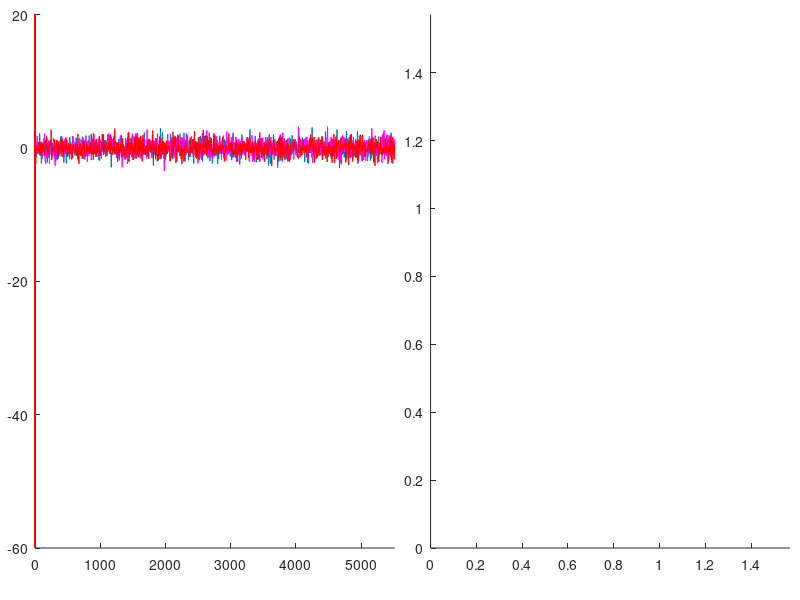

Write the MATLAB code that produced this figure. (Note: this script raises an error after producing the figure.)
function speech_art()
	scr_sz = get(0,'ScreenSize');
	axis_sz = 400;
	fig_sz = [0 0 40+axis_sz+40+axis_sz+10, 40+axis_sz+10];
	fig_sz([1 2])=fix((scr_sz([3 4])-fig_sz([3 4]))/2);
	fig = figure('NumberTitle','off', 'Toolbar','none', 'Name','SpeechArt', 'Units','pixels', 'Position',fig_sz, 'UserData',false, 'KeyPressFcn',@(obj,evt) set(obj,'UserData',true));

	ax_spectrum = axes('Parent',fig, 'Units','pixels', 'Position',[40 40 axis_sz axis_sz]);
	ax_art = axes('Parent',fig, 'Units','pixels', 'Position',[40+axis_sz+40 40 axis_sz axis_sz]);

	signal.sample_rate = 11025;
	signal.frame_size = round(0.040*signal.sample_rate);
	signal.FFT_N = pow2(2+nextpow2(signal.frame_size));
	signal.band = round([300 4000]*signal.FFT_N/signal.sample_rate);
	signal.power_rg = [-40 20];
	signal.rceps = round(0.004*signal.sample_rate);
	signal.lpc_order = round(signal.sample_rate/1000+4);
	signal.snale_length = 100;

	hold(ax_spectrum, 'on');
	gui.fft_hndl =   plot(ax_spectrum, linspace(0,signal.sample_rate/2,signal.FFT_N/2+1), randn(signal.FFT_N/2+1,1));
	gui.rceps_hndl = plot(ax_spectrum, linspace(0,signal.sample_rate/2,signal.FFT_N/2+1), randn(signal.FFT_N/2+1,1), 'm');
	gui.lpc_hndl =   plot(ax_spectrum, linspace(0,signal.sample_rate/2,signal.FFT_N/2+1), randn(signal.FFT_N/2+1,1), 'r');
	for li=1:signal.lpc_order
		gui.lsf_hndl(li) = line('Parent',ax_spectrum, 'XData',[0 0],'YData',[-60 20], 'Color','r');
	end
	axis(ax_spectrum, [0 signal.sample_rate/2 -60 20]);

	hold(ax_art, 'on');
	gui.snake_hndl = scatter(ax_art, -ones(1,signal.snale_length), -ones(1,signal.snale_length), ones(1,signal.snale_length), [1 0 0]);
	gui.snake_head_hndl = scatter(ax_art, -1, -1, 1, [0 0 1], 'filled');
	axis(ax_art, [0 pi/2 0 pi/2]);

	win = hamming(signal.frame_size);

	recorder=audiorecorder(signal.sample_rate,16,1);
	record(recorder);

	frames = 0;
	tic;
	while ishandle(fig) && ~get(fig,'UserData')
		if recorder.TotalSamples>recorder.SampleRate*30
			stop(recorder); % Clear audio recorder buffer
			record(recorder);
		end
		if recorder.TotalSamples<signal.frame_size
			pause(0.001);
			continue
		end
		
		cur_frame = getaudiodata(recorder);
		cur_frame(1:end-signal.frame_size)=[];

		% Preemphasis
		cur_frame = filter([1 -0.97],1,cur_frame);

		% Windowing
		cur_frame = cur_frame.*win;

		% FFT spectrum
		cur_fx = fft(cur_frame, signal.FFT_N);
		cur_fx(signal.FFT_N/2+2:end)=[];
		cur_fx = cur_fx.*conj(cur_fx);
				
		cur_power = mean(cur_fx(signal.band(1):signal.band(2))); % Signal power in speech band
		cur_power = 10*log10(cur_power);
		cur_power = min(signal.power_rg(2),max(signal.power_rg(1),cur_power));

		cur_fx = 10*log10(cur_fx);

		set(gui.fft_hndl, 'YData', cur_fx);
		
		% Real cepstrum
		cur_rceps=ifft([cur_fx; cur_fx(end-1:-1:2)]);
		cur_rceps(signal.rceps:end-signal.rceps+2)=0;
		cur_rceps_H=real(fft(cur_rceps));
		cur_rceps_H(length(cur_rceps_H)/2+2:end)=[];

		set(gui.rceps_hndl, 'YData', cur_rceps_H);

		% LPC spectrum
		[cur_a, cur_err_pwr] = lpc(cur_frame, signal.lpc_order);
		if any(isnan(cur_a))
			cur_a=[1 zeros(1, signal.lpc_order)];
		end
		cur_lsf = poly2lsf(cur_a);
		if cur_err_pwr>0
			cur_a=cur_a./sqrt(cur_err_pwr*signal.frame_size);
		end
		cur_lpc_H = 1./fft(cur_a,signal.FFT_N);
		cur_lpc_H(signal.FFT_N/2+2:end)=[];

		set(gui.lpc_hndl, 'YData', 10*log10(cur_lpc_H.*conj(cur_lpc_H)));
		
		% LSF lines
		for li=1:signal.lpc_order
			set(gui.lsf_hndl(li), 'XData',cur_lsf(li)*signal.sample_rate/2/pi+[0 0]);
		end
		
		% Draw snake
		snake_head_x = get(gui.snake_head_hndl, 'XData');
		snake_head_y = get(gui.snake_head_hndl, 'YData');
		snake_head_s = get(gui.snake_head_hndl, 'SizeData');
		snake_x = get(gui.snake_hndl, 'XData');
		snake_y = get(gui.snake_hndl, 'YData');
		snake_s = get(gui.snake_hndl, 'SizeData');
		cur_s = realmin+(20*(cur_power-signal.power_rg(1))/(signal.power_rg(2)-signal.power_rg(1)))^2;
		set(gui.snake_hndl, 'XData',[snake_x(2:end) snake_head_x], 'YData',[snake_y(2:end) snake_head_y], 'SizeData',[snake_s(2:end) snake_head_s]);
		set(gui.snake_head_hndl, 'XData',cur_lsf(3), 'YData',cur_lsf(5), 'SizeData',cur_s);

		% Draw image
		pause(0.000001);
		frames=frames+1;
	end
	elapsedTime = toc;
	fprintf('Average fps: %f\n',frames/elapsedTime);

	stop(recorder);
	delete(recorder);
end
